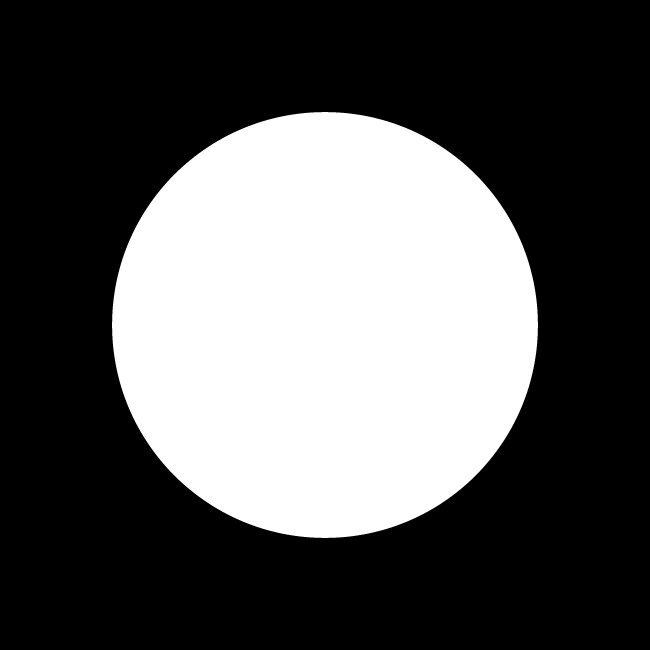
#> input picture circle.jpg, 650 x 650 px
$ python -i hough.py   (imports and definitions only)
#> lines starting #> are read from the running program, lines starting #| are printed output that depends on the picture; after the words box and inside, x2 and y2 are one past the last pixel; in counts of white or black regions, pixels touching at a corner belong together
import numpy as np
import cv2
import matplotlib.pyplot as plt


def hough_lines_acc(img, rho_resolution=1, theta_resolution=1):

    height, width = img.shape  # we need heigth and width to calculate the diag
    img_diagonal = np.ceil(np.sqrt(height ** 2 + width ** 2))  # a**2 + b**2 = c**2
    rhos = np.arange(-img_diagonal, img_diagonal + 1, rho_resolution)
    thetas = np.deg2rad(np.arange(-90, 90, theta_resolution))

    # create the empty Hough Accumulator with dimensions equal to the size of
    # rhos and thetas
    H = np.zeros((len(rhos), len(thetas)), dtype=np.uint64)
    y_idxs, x_idxs = np.nonzero(img)  # find all edge (nonzero) pixel indexes

    for i in range(len(x_idxs)):  # cycle through edge points
        x = x_idxs[i]
        y = y_idxs[i]

        for j in range(len(thetas)):  # cycle through thetas and calc rho
            rho = int((x * np.cos(thetas[j]) +
                       y * np.sin(thetas[j])) + img_diagonal)
            H[rho, j] += 1

    return H, rhos, thetas


def hough_simple_peaks(H, num_peaks):

    indices = np.argpartition(H.flatten(), -2)[-num_peaks:]
    return np.vstack(np.unravel_index(indices, H.shape)).T


def hough_peaks(H, num_peaks, threshold=0, nhood_size=3):

    # loop through number of peaks to identify
    indicies = []
    H1 = np.copy(H)
    for i in range(num_peaks):
        idx = np.argmax(H1)  # find argmax in flattened array
        H1_idx = np.unravel_index(idx, H1.shape)  # remap to shape of H
        indicies.append(H1_idx)

        # surpess indicies in neighborhood
        idx_y, idx_x = H1_idx  # first separate x, y indexes from argmax(H)
        # if idx_x is too close to the edges choose appropriate values
        if (idx_x - (nhood_size / 2)) < 0:
            min_x = 0
        else:
            min_x = idx_x - (nhood_size / 2)
        if ((idx_x + (nhood_size / 2) + 1) > H.shape[1]):
            max_x = H.shape[1]
        else:
            max_x = idx_x + (nhood_size / 2) + 1

        # if idx_y is too close to the edges choose appropriate values
        if (idx_y - (nhood_size / 2)) < 0:
            min_y = 0
        else:
            min_y = idx_y - (nhood_size / 2)
        if ((idx_y + (nhood_size / 2) + 1) > H.shape[0]):
            max_y = H.shape[0]
        else:
            max_y = idx_y + (nhood_size / 2) + 1

        # bound each index by the neighborhood size and set all values to 0
        for x in range(int(min_x), int(max_x)):
            for y in range(int(min_y), int(max_y)):
                # remove neighborhoods in H1
                H1[y, x] = 0

                # highlight peaks in original H
                if (x == min_x or x == (max_x - 1)):
                    H[y, x] = 255
                if (y == min_y or y == (max_y - 1)):
                    H[y, x] = 255

    # return the indicies and the original Hough space with selected points
    return indicies, H


# a simple funciton used to plot a Hough Accumulator
def plot_hough_acc(H, plot_title='Hough Accumulator Plot'):
    ''' A function that plot a Hough Space using Matplotlib. '''
    fig = plt.figure(figsize=(10, 10))
    fig.canvas.set_window_title(plot_title)

    plt.imshow(H, cmap='jet')

    plt.xlabel('Theta Direction'), plt.ylabel('Rho Direction')
    plt.tight_layout()
    plt.savefig('acc.png')


# drawing the lines from the Hough Accumulatorlines using OpevCV cv2.line
def hough_lines_draw(img, indicies, rhos, thetas):

    for i in range(len(indicies)):
        # reverse engineer lines from rhos and thetas
        rho = rhos[indicies[i][0]]
        theta = thetas[indicies[i][1]]
        a = np.cos(theta)
        b = np.sin(theta)
        x0 = a * rho
        y0 = b * rho
        # these are then scaled so that the lines go off the edges of the image
        x1 = int(x0 + 1000 * (-b))
        y1 = int(y0 + 1000 * (a))
        x2 = int(x0 - 1000 * (-b))
        y2 = int(y0 - 1000 * (a))

        image = cv2.line(img, (x1, y1), (x2, y2), (0, 255, 0), 2)
        return image


def canny(img):
    img_grayscale = cv2.cvtColor(img, cv2.COLOR_RGB2GRAY)
    img_blurred = cv2.GaussianBlur(img_grayscale, (5, 5), 1.5)
    canny_edges = cv2.Canny(img_blurred, 100, 200)
    return canny_edges


def accumulator(img):
    H, rhos, thetas = hough_lines_acc(canny(img))
    indicies, H = hough_peaks(H, 3, nhood_size=11)
    plot_hough_acc(H)  # plot hough space, brighter spots have higher votes
    acc = cv2.imread('acc.png')
    return acc, indicies, rhos, thetas


def lines(img):
    x, y, z, t = accumulator(img)
    cv2.imwrite('lines.png', hough_lines_draw(img, y, z, t))

>>> import cv2
>>> picture = cv2.cvtColor(cv2.imread('circle.jpg'), cv2.COLOR_BGR2RGB)
#> picture is the input picture: shape (650, 650, 3); min 0, max 255, mean 86
>>> result = accumulator(picture)
#> in canny, `canny_edges = cv2.Canny(img_blurred, 100, 200)`:
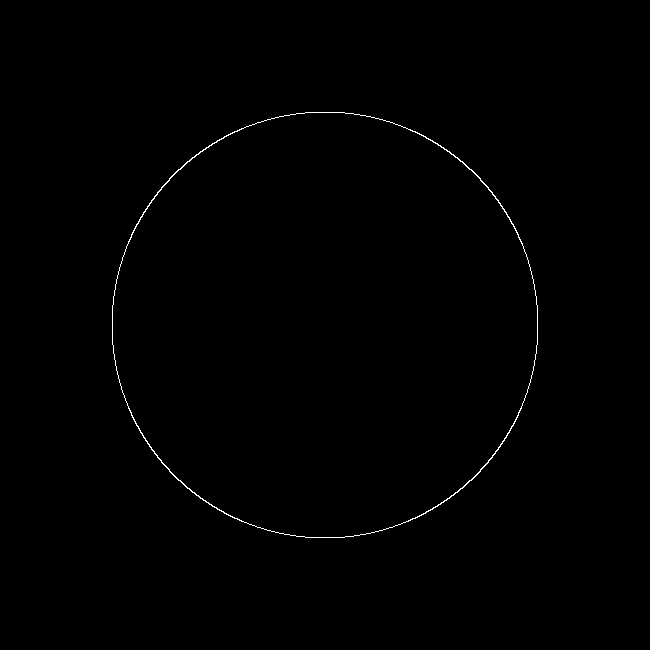
#> canny_edges: shape (650, 650); 0.37% white in thin lines or dots, all inside (x1, y1, x2, y2) = (112, 112, 538, 538)
#> in hough_lines_acc, `height, width = img.shape`: height = 650
#> in hough_lines_acc, `img_diagonal = np.ceil(np.sqrt(height ** 2 + width ** 2))`: img_diagonal = 920
#> in hough_lines_acc, `y_idxs, x_idxs = np.nonzero(img)`: y_idxs = 1572 values from 112 to 537; x_idxs = 1572 values, max 537 at index 747, min 112 at index 746, mean 324.6
#> the loop in hough_lines_acc, `for i in range(len(x_idxs)):` made 1572 passes
#> (x, y) on passes 1 to 3: (305, 112), (306, 112), (307, 112)
#> after the loop in hough_lines_acc, `for i in range(len(x_idxs)):`:
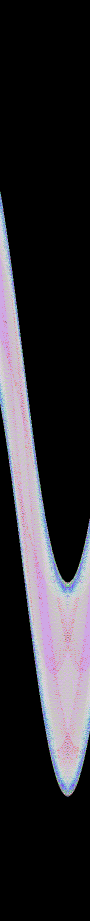
#> H: shape (1841, 180) uint64 (shown at 1/2 size); 48 distinct labels, from 0 to 53; one colour per label, 0 black
#> in accumulator, `H, rhos, thetas = hough_lines_acc(canny(img))`: rhos = 1841 values from -920 to 920; thetas = 180 values from -1.57 to 1.55
#> the loop in hough_peaks, `for i in range(num_peaks):` made 3 passes
#> (idx, idx_y, idx_x, min_x, max_x, min_y, max_y) on passes 1 to 3: (127305, 707, 45, 39.5, 51.5, 701.5, 713.5), (203805, 1132, 45, 39.5, 51.5, 1126.5, 1138.5), (210015, 1166, 135, 129.5, 141.5, 1160.5, 1172.5)
#> after the loop in hough_peaks, `for i in range(num_peaks):`: H1: shape (1841, 180) uint64; 48 distinct labels, from 0 to 53
#> after the loop in hough_peaks, `for i in range(num_peaks):`: indicies = [(707, 45), (1132, 45), (1166, 135)]
#> in accumulator, `acc = cv2.imread('acc.png')`:
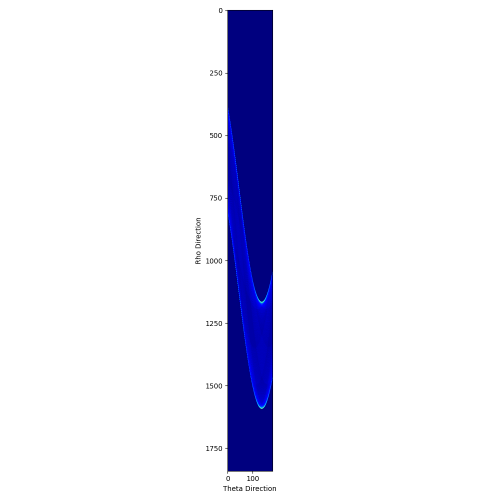
#> acc: shape (1000, 1000, 3) (shown at 1/2 size); mean B, G, R 244.9, 233.3, 233.2
